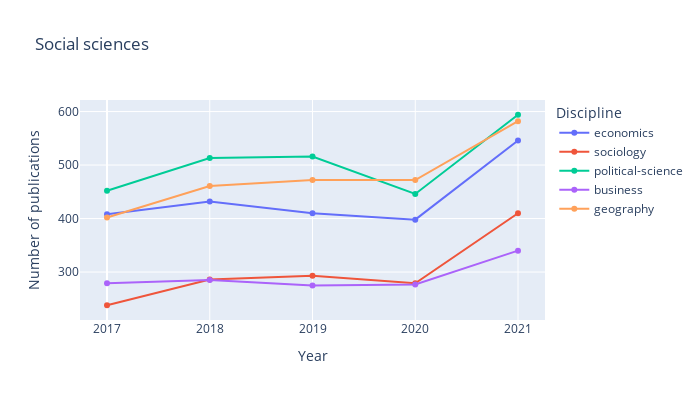

The code cell stored with this chart in its notebook:
### Code cell
fig = px.line(df_social, title="Social sciences", markers=True)
fig.update_layout(
    xaxis = dict(
        tickmode = 'array',
        tickvals = [0 , 1 , 2 , 3 , 4], 
        ticktext =['2017','2018','2019','2020','2021']
    )
)
fig.update_layout(
     xaxis_title="Year",
    yaxis_title="Number of publications",
    legend_title="Discipline",
    autosize=False,
    width=700,
    height=400)
fig.show()

### Figure 1 — Plotly figure (JSON) as saved in the notebook; plotly's stock layout.template omitted (floating-point values rounded to 4 significant figures)
{"data": [{"hovertemplate": "variable=economics<br>index=%{x}<br>value=%{y}<extra></extra>", "legendgroup": "economics", "line": {"color": "#636efa", "dash": "solid"}, "marker": {"symbol": "circle"}, "mode": "lines+markers", "name": "economics", "orientation": "v", "showlegend": true, "type": "scatter", "x": [0, 1, 2, 3, 4], "xaxis": "x", "y": [408, 432, 410, 398, 546], "yaxis": "y"}, {"hovertemplate": "variable=sociology<br>index=%{x}<br>value=%{y}<extra></extra>", "legendgroup": "sociology", "line": {"color": "#EF553B", "dash": "solid"}, "marker": {"symbol": "circle"}, "mode": "lines+markers", "name": "sociology", "orientation": "v", "showlegend": true, "type": "scatter", "x": [0, 1, 2, 3, 4], "xaxis": "x", "y": [238, 286, 293, 279, 410], "yaxis": "y"}, {"hovertemplate": "variable=political-science<br>index=%{x}<br>value=%{y}<extra></extra>", "legendgroup": "political-science", "line": {"color": "#00cc96", "dash": "solid"}, "marker": {"symbol": "circle"}, "mode": "lines+markers", "name": "political-science", "orientation": "v", "showlegend": true, "type": "scatter", "x": [0, 1, 2, 3, 4], "xaxis": "x", "y": [452, 513, 516, 446, 594], "yaxis": "y"}, {"hovertemplate": "variable=business<br>index=%{x}<br>value=%{y}<extra></extra>", "legendgroup": "business", "line": {"color": "#ab63fa", "dash": "solid"}, "marker": {"symbol": "circle"}, "mode": "lines+markers", "name": "business", "orientation": "v", "showlegend": true, "type": "scatter", "x": [0, 1, 2, 3, 4], "xaxis": "x", "y": [279, 285, 275, 277, 340], "yaxis": "y"}, {"hovertemplate": "variable=geography<br>index=%{x}<br>value=%{y}<extra></extra>", "legendgroup": "geography", "line": {"color": "#FFA15A", "dash": "solid"}, "marker": {"symbol": "circle"}, "mode": "lines+markers", "name": "geography", "orientation": "v", "showlegend": true, "type": "scatter", "x": [0, 1, 2, 3, 4], "xaxis": "x", "y": [402, 461, 472, 472, 582], "yaxis": "y"}], "layout": {"autosize": false, "height": 400, "legend": {"title": {"text": "Discipline"}, "tracegroupgap": 0}, "title": {"text": "Social sciences"}, "width": 700, "xaxis": {"anchor": "y", "domain": [0, 1], "tickmode": "array", "ticktext": ["2017", "2018", "2019", "2020", "2021"], "tickvals": [0, 1, 2, 3, 4], "title": {"text": "Year"}}, "yaxis": {"anchor": "x", "domain": [0, 1], "title": {"text": "Number of publications"}}}}
